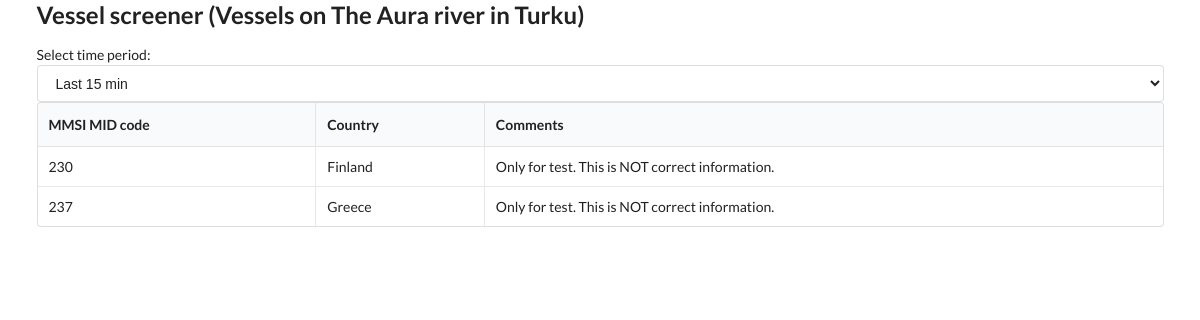
The app's page /, older data.
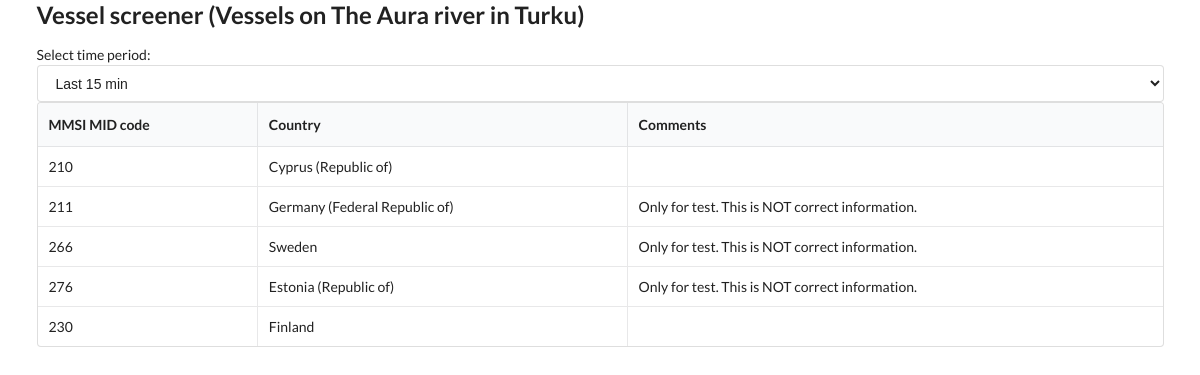
The same page, newer data.
### models.py (models this page shows)
class Country(Base):
	__tablename__ = "country"
	id = Column(Integer, primary_key=True, index=True)
	mmsi_mid = Column(Integer, unique=True, index=True)
	country = Column(String)
	timestamp = Column(Integer)
	comment = Column(String)

### main.py (the view)
@app.get("/")
def home(request: Request, db: Session = Depends(get_db)):
    country_list = db.query(Country).all()
    for country in country_list:
        if country.country == "-":
            country.country = country_name[country.mmsi_mid]
            db.add(country)
            db.commit()
    return templates.TemplateResponse("home.html",
    {
        "request": request,
        "country": country_list
    })

### templates/home.html (shortened to what this page needs)
{%extends "layout.html" %}
{% block content %}
<div class="ui form">
	<label>Select time period:</label>
	<select id="time_period" size="1" onchange="filterPeriod()">
		<option value="900">Last 15 min</option>
	  </select>
</div>
<div id="country_table">
	{% include "table.html" %}
</div>
{% endblock %}

### templates/layout.html (shortened to what this page needs)
<html id="html">
	<head>
		<link rel="stylesheet" href="https://cdn.jsdelivr.net/npm/semantic-ui@2.4.2/dist/semantic.min.css">
		<link rel="stylesheet" href="https://cdnjs.cloudflare.com/ajax/libs/jquery-modal/0.9.1/jquery.modal.min.css"/>
	</head>
	<body>
		<div class="ui container">
			<h2>Vessel screener (Vessels on The Aura river in Turku)</h2>
			{% block content %}
			{% endblock %}
		</div>
	</body>
</html>

### templates/table.html
<table class="ui celled table">
	<thead>
	  <tr>
		  <th>MMSI MID code</th>
		  <th>Country</th>
		  <th>Comments</th>
		</tr>
	</thead>
	<tbody>
		{% for c in country %}
		<tr>
			<td>{{ c.mmsi_mid }}</td>
			<td>{{ c.country }}</td>
			<td>{{ c.comment }}</td>
		</tr>
		{% endfor %}
	</tbody>
</table>

Row changes from the older to the newer data that the page shows:
removed Country: mmsi_mid "230", country "Finland", comment "Only for test. This is NOT correct information."
removed Country: mmsi_mid "237", country "Greece", comment "Only for test. This is NOT correct information."
added Country: mmsi_mid "210", country "Cyprus (Republic of)"
added Country: mmsi_mid "211", country "Germany (Federal Republic of)", comment "Only for test. This is NOT correct information."
added Country: mmsi_mid "266", country "Sweden", comment "Only for test. This is NOT correct information."
added Country: mmsi_mid "276", country "Estonia (Republic of)", comment "Only for test. This is NOT correct information."
added Country: mmsi_mid "230", country "Finland"
